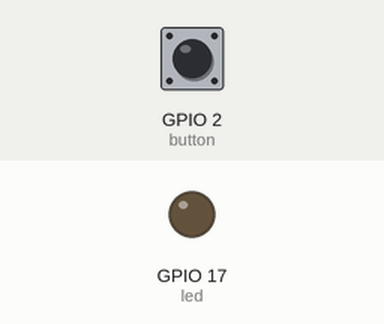
Simulated run of this program. Board: Raspberry Pi (BCM pin numbers). Shown: output pins drawn as LEDs (lit = HIGH). Inputs (shaded band) come from the test bench; at power-on: GPIO 2 (button) HIGH. The clock reads 2024-03-15 10:24:30 at power-on unless the program sets it; the camera gives no picture and a still takes 0.5 s.

Above: at 3.8 s.
3.9 s: GPIO 2 (button) pulled LOW for 0.15 s
At 4.7 s:
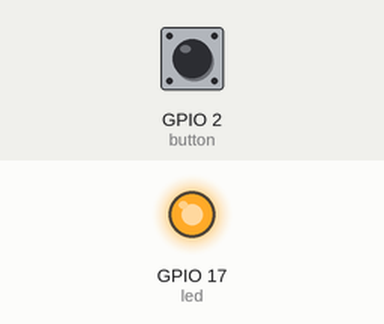
Timing chart, 0 to 15.4 s (numbered marks = the images above; inputs shaded):
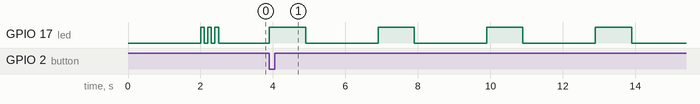

The program:

photobooth.py
```python
#!/usr/bin/python

import time
from picamera import PiCamera
from gpiozero import Button, LED
from signal import pause

button = Button(2)
led = LED(17)
PATH = "/home/pi/cameraroll"
busy = False
camera = PiCamera()
camera.resolution = (1080, 1080)


def ready():
	for i in range(0,3):
		led.on()
		time.sleep(0.1)
		led.off()
		time.sleep(0.1)


def capture(timestamp, loop):
	led.on()
	time.sleep(0.3)
	filename = "{}/{}_{}.jpg".format(PATH, timestamp, loop)
	camera.capture(filename)
	time.sleep(0.2)
	led.off()


# Capture 4 photos, 2 seconds apart
def capture_burst():
	global busy
	if not busy:
		busy = True
		timestamp = time.strftime('%Y-%m-%d_%H%M%S')
		for loop in range(0, 4):
			capture(timestamp, loop)
			time.sleep(2)

		busy = False


if __name__ == '__main__':
	time.sleep(2)
	button.when_pressed = capture_burst
	ready()
	pause()
```

Measured:
- after the input at 3.9 s, GPIO 17 (led): alternates HIGH for 1.0 s and LOW for 2.0 s, starting at once
